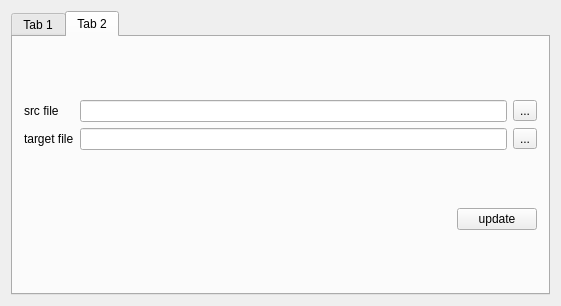
<?xml version="1.0" encoding="UTF-8"?>
<ui version="4.0">
 <class>FillLimitPtyWidget</class>
 <widget class="QWidget" name="FillLimitPtyWidget">
  <property name="geometry">
   <rect>
    <x>0</x>
    <y>0</y>
    <width>561</width>
    <height>306</height>
   </rect>
  </property>
  <property name="windowTitle">
   <string>FillLimitPtyWidget</string>
  </property>
  <layout class="QVBoxLayout" name="verticalLayout_2">
   <item>
    <widget class="QTabWidget" name="tabWidget">
     <property name="currentIndex">
      <number>1</number>
     </property>
     <widget class="QWidget" name="tab">
      <attribute name="title">
       <string>Tab 1</string>
      </attribute>
      <layout class="QVBoxLayout" name="verticalLayout" stretch="1,0">
       <item>
        <layout class="QGridLayout" name="gridLayout">
         <property name="spacing">
          <number>10</number>
         </property>
         <item row="0" column="2">
          <widget class="QToolButton" name="btn_funcTree">
           <property name="text">
            <string>...</string>
           </property>
          </widget>
         </item>
         <item row="1" column="1">
          <widget class="QLineEdit" name="lineEdit_ptyTree">
           <property name="minimumSize">
            <size>
             <width>0</width>
             <height>30</height>
            </size>
           </property>
          </widget>
         </item>
         <item row="1" column="2">
          <widget class="QToolButton" name="btn_ptyTree">
           <property name="text">
            <string>...</string>
           </property>
          </widget>
         </item>
         <item row="0" column="0">
          <widget class="QLabel" name="label">
           <property name="text">
            <string>function tree</string>
           </property>
          </widget>
         </item>
         <item row="0" column="1">
          <widget class="QLineEdit" name="lineEdit_funcTree">
           <property name="minimumSize">
            <size>
             <width>0</width>
             <height>30</height>
            </size>
           </property>
          </widget>
         </item>
         <item row="1" column="0">
          <widget class="QLabel" name="label_2">
           <property name="text">
            <string>property tree</string>
           </property>
          </widget>
         </item>
        </layout>
       </item>
       <item>
        <layout class="QHBoxLayout" name="horizontalLayout">
         <item>
          <spacer name="horizontalSpacer">
           <property name="orientation">
            <enum>Qt::Horizontal</enum>
           </property>
           <property name="sizeHint" stdset="0">
            <size>
             <width>40</width>
             <height>20</height>
            </size>
           </property>
          </spacer>
         </item>
         <item>
          <widget class="QPushButton" name="btn_cancel">
           <property name="minimumSize">
            <size>
             <width>0</width>
             <height>30</height>
            </size>
           </property>
           <property name="text">
            <string>cancel</string>
           </property>
          </widget>
         </item>
         <item>
          <widget class="QPushButton" name="btn_ok">
           <property name="minimumSize">
            <size>
             <width>0</width>
             <height>30</height>
            </size>
           </property>
           <property name="text">
            <string>ok</string>
           </property>
          </widget>
         </item>
        </layout>
       </item>
      </layout>
     </widget>
     <widget class="QWidget" name="tab_2">
      <attribute name="title">
       <string>Tab 2</string>
      </attribute>
      <layout class="QVBoxLayout" name="verticalLayout_3" stretch="1,0">
       <item>
        <layout class="QGridLayout" name="gridLayout_2">
         <item row="0" column="0">
          <widget class="QLabel" name="label_3">
           <property name="text">
            <string>src file</string>
           </property>
          </widget>
         </item>
         <item row="0" column="1">
          <widget class="QLineEdit" name="lineEdit_src"/>
         </item>
         <item row="0" column="2">
          <widget class="QToolButton" name="btn_src">
           <property name="text">
            <string>...</string>
           </property>
          </widget>
         </item>
         <item row="1" column="0">
          <widget class="QLabel" name="label_4">
           <property name="text">
            <string>target file</string>
           </property>
          </widget>
         </item>
         <item row="1" column="1">
          <widget class="QLineEdit" name="lineEdit_target"/>
         </item>
         <item row="1" column="2">
          <widget class="QToolButton" name="btn_target">
           <property name="text">
            <string>...</string>
           </property>
          </widget>
         </item>
        </layout>
       </item>
       <item>
        <layout class="QHBoxLayout" name="horizontalLayout_2">
         <item>
          <spacer name="horizontalSpacer_2">
           <property name="orientation">
            <enum>Qt::Horizontal</enum>
           </property>
           <property name="sizeHint" stdset="0">
            <size>
             <width>40</width>
             <height>20</height>
            </size>
           </property>
          </spacer>
         </item>
         <item>
          <widget class="QPushButton" name="btn_update">
           <property name="text">
            <string>update</string>
           </property>
          </widget>
         </item>
        </layout>
       </item>
      </layout>
     </widget>
    </widget>
   </item>
  </layout>
 </widget>
 <layoutdefault spacing="6" margin="11"/>
 <resources/>
 <connections/>
</ui>
